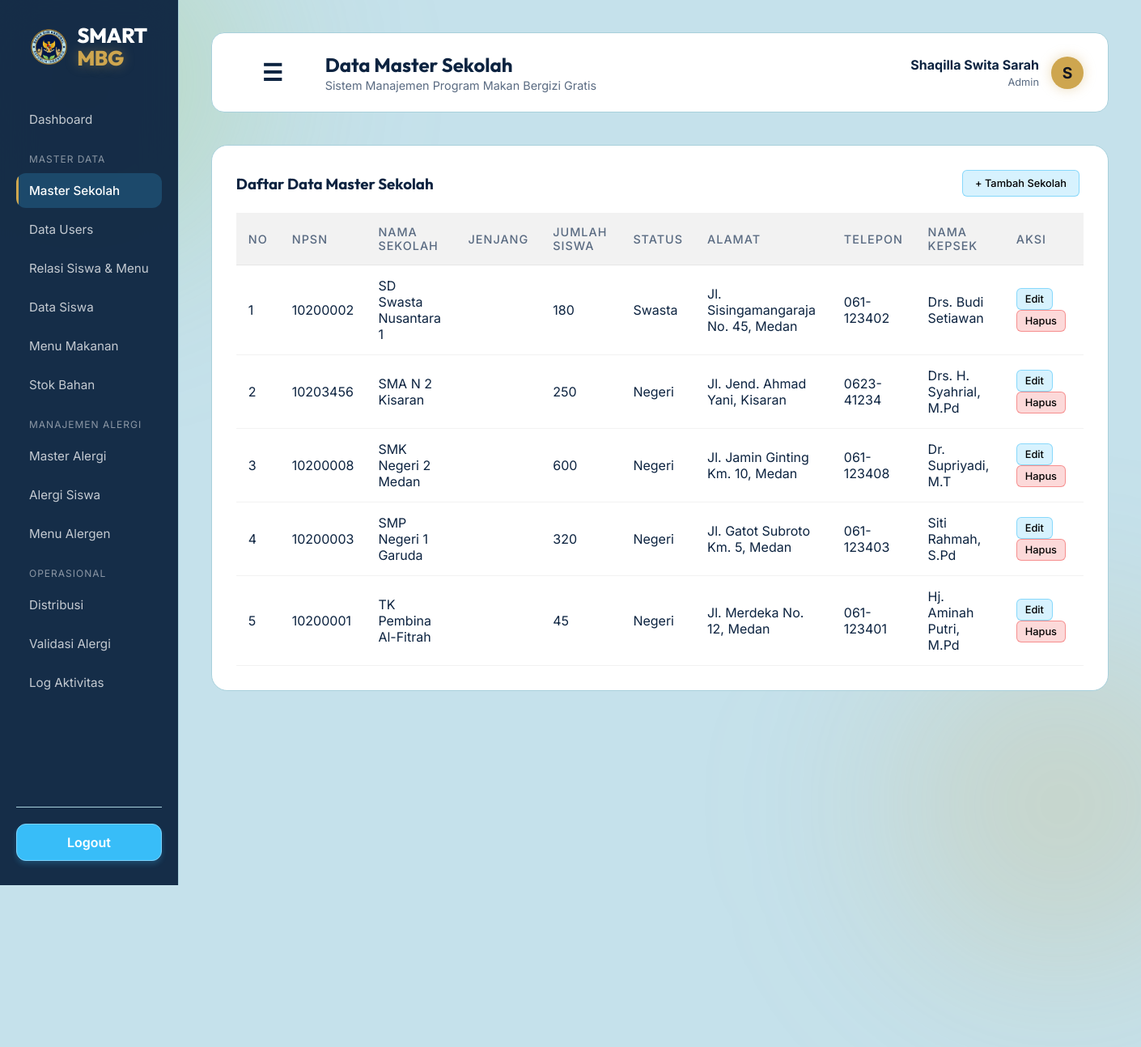
The app's page /public/MasterSekolah (signed in) with its own data.
### tables this page shows
CREATE TABLE `master_sekolah` (
  `id_sekolah` int(11) NOT NULL,
  `npsn` varchar(8) DEFAULT NULL,
  `nama_sekolah` varchar(150) NOT NULL,
  `jumlah_siswa` int(11) NOT NULL DEFAULT '0',
  `status_sekolah` enum('Negeri','Swasta') DEFAULT 'Negeri',
  `alamat_sekolah` text,
  `telepon` varchar(20) DEFAULT NULL,
  `nama_kepsek` varchar(100) DEFAULT NULL,
  `created_at` timestamp NOT NULL DEFAULT CURRENT_TIMESTAMP
);

### app/core/Controller.php (called while the page is built, shortened)
<?php
class Controller {
    public function view($view, $data = []) {
        require_once '../app/views/' . $view . '.php';
    }
    public function model($model) {
        return new $model;
    }
}

### app/controllers/MasterSekolah.php (called while the page is built, shortened)
<?php
class MasterSekolah extends Controller {
    public function index() {
        $data['judul'] = 'Data Master Sekolah';
        $data['sekolah'] = $this->model('MasterSekolah_model')->getAllSekolah();
        $this->view('master_sekolah/index', $data);
    }
}

### app/core/App.php (called while the page is built, shortened)
<?php
class App {
    protected $method = 'index';
    protected $params = [];
    public function __construct() {
        $this->controller = new $this->controller;
        call_user_func_array([$this->controller, $this->method], $this->params);
    }
}

### public/index.php (called while the page is built, shortened)
<?php
$app = new App();

### app/core/Database.php (called while the page is built, shortened)
<?php
class Database {
    private $host = DB_HOST;
    private $user = DB_USER;
    private $pass = DB_PASS;
    private $db_name = DB_NAME;
    private $dbh;
    private $stmt;
    public function __construct() {
        $dsn = 'mysql:host=' . $this->host . ';dbname=' . $this->db_name;
        $option = [
            PDO::ATTR_PERSISTENT => true,
            PDO::ATTR_ERRMODE => PDO::ERRMODE_EXCEPTION
        ];
        try {
            $this->dbh = new PDO($dsn, $this->user, $this->pass, $option);
        } catch(PDOException $e) {
            die($e->getMessage());
        }
    }
    public function query($query) {
        $this->stmt = $this->dbh->prepare($query);
    }
    public function execute() {
        $this->stmt->execute();
    }
    public function resultSet() {
        $this->execute();
        return $this->stmt->fetchAll(PDO::FETCH_ASSOC);
    }
}

### app/models/MasterSekolah_model.php (called while the page is built, shortened)
<?php
class MasterSekolah_model {
    private $table = 'master_sekolah';
    private $db;
    public function __construct() {
        $this->db = new Database;
    }
    public function getAllSekolah() {
        $this->db->query('SELECT * FROM ' . $this->table . ' ORDER BY nama_sekolah ASC');
        return $this->db->resultSet();
    }
}

### app/views/master_sekolah/index.php (the view, shortened to what this page needs)
<div class="glass-panel-widget" style="width: 100%;">
    <div style="display:flex; justify-content: space-between; align-items:center;">
        <h3 style="color:var(--text-primary); font-family: 'Outfit';">Daftar Data Master Sekolah</h3>
        <a href="#" onclick="document.getElementById('modalTambah').style.display='flex'; return false;" class="btn-sm btn-sm-edit" style="padding: 8px 15px;">+ Tambah Sekolah</a>
    </div>
    <div class="table-responsive">
        <table>
            <thead>
                <tr>
                    <th>No</th>
                    <th>NPSN</th>
                    <th>Nama Sekolah</th>
                    <th>Jenjang</th>
                    <th>Jumlah Siswa</th>
                    <th>Status</th>
                    <th>Alamat</th>
                    <th>Telepon</th>
                    <th>Nama Kepsek</th>
                    <th>Aksi</th>
                </tr>
            </thead>
            <tbody>
                <?php $i=1; foreach($data['sekolah'] as $s) : ?>
                <tr>
                    <td><?= $i++; ?></td>
                    <td><?= $s['npsn'] ? $s['npsn'] : '-'; ?></td>
                    <td><?= $s['nama_sekolah']; ?></td>
                    <td><?= $s['jenjang']; ?></td>
                    <td><?= $s['jumlah_siswa']; ?></td>
                    <td><?= $s['status_sekolah']; ?></td>
                    <td><?= $s['alamat_sekolah'] ? $s['alamat_sekolah'] : '-'; ?></td>
                    <td><?= $s['telepon'] ? $s['telepon'] : '-'; ?></td>
                    <td><?= $s['nama_kepsek'] ? $s['nama_kepsek'] : '-'; ?></td>
                    <td>
                        <a href="#" onclick="openUpdateModal('<?= $s['id_sekolah']; ?>', '<?= htmlspecialchars($s['npsn'], ENT_QUOTES); ?>', '<?= htmlspecialchars($s['nama_sekolah'], ENT_QUOTES); ?>', '<?= $s['jenjang']; ?>', '<?= $s['jumlah_siswa']; ?>', '<?= $s['status_sekolah']; ?>', '<?= htmlspecialchars($s['alamat_sekolah'], ENT_QUOTES); ?>', '<?= htmlspecialchars($s['telepon'], ENT_QUOTES); ?>', '<?= htmlspecialchars($s['nama_kepsek'], ENT_QUOTES); ?>'); return false;" class="btn-sm btn-sm-edit">Edit</a>
                        <a href="<?= BASEURL; ?>/mastersekolah/hapus/<?= $s['id_sekolah']; ?>" onclick="return confirm('Apakah Anda yakin ingin menghapus sekolah ini?');" class="btn-sm btn-sm-delete">Hapus</a>
                    </td>
                </tr>
                <?php endforeach; ?>
            </tbody>
        </table>
    </div>
</div>

### public/css/style.css (style rules this page uses)
:root { --bg-color: #c5e1eb; --text-primary: #0c2340; --text-secondary: #5a6b82; --accent-color: #cea64f; --accent-glow: rgba(206, 166, 79, 0.4); --glass-bg: #ffffff; --glass-border: #a8d0db; --mbg-green: #97c55c; --mbg-navy: #0c2340; }
* { margin: 0; padding: 0; box-sizing: border-box; }
body { font-family: 'Inter', sans-serif; background-color: var(--bg-color); color: var(--text-primary); min-height: 100vh; display: flex; justify-content: center; align-items: center; overflow: hidden; position: relative; }

### records on screen
master_sekolah: npsn "10200002", nama_sekolah "SD Swasta Nusantara 1", jumlah_siswa "180", status_sekolah "Swasta", alamat_sekolah "Jl. Sisingamangaraja No. 45, Medan", telepon "061-123402", nama_kepsek "Drs. Budi Setiawan"
master_sekolah: npsn "10203456", nama_sekolah "SMA N 2 Kisaran", jumlah_siswa "250", status_sekolah "Negeri", alamat_sekolah "Jl. Jend. Ahmad Yani, Kisaran", telepon "0623-41234", nama_kepsek "Drs. H. Syahrial, M.Pd"
master_sekolah: npsn "10200008", nama_sekolah "SMK Negeri 2 Medan", jumlah_siswa "600", status_sekolah "Negeri", alamat_sekolah "Jl. Jamin Ginting Km. 10, Medan", telepon "061-123408", nama_kepsek "Dr. Supriyadi, M.T"
master_sekolah: npsn "10200003", nama_sekolah "SMP Negeri 1 Garuda", jumlah_siswa "320", status_sekolah "Negeri", alamat_sekolah "Jl. Gatot Subroto Km. 5, Medan", telepon "061-123403", nama_kepsek "Siti Rahmah, S.Pd"
master_sekolah: npsn "10200001", nama_sekolah "TK Pembina Al-Fitrah", jumlah_siswa "45", status_sekolah "Negeri", alamat_sekolah "Jl. Merdeka No. 12, Medan", telepon "061-123401", nama_kepsek "Hj. Aminah Putri, M.Pd"

### other values on screen
$data['judul'] "Data Master Sekolah"
$_SESSION['nama'] "Shaqilla Swita Sarah"
str_replace('_', ' ', $_SESSION['role']) "Admin"
substr($_SESSION['nama'], 0, 1) "S"
